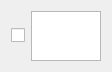
<?xml version="1.0" encoding="UTF-8"?>
<ui version="4.0">
 <class>AnswerWriteWidget</class>
 <widget class="QWidget" name="AnswerWriteWidget">
  <property name="geometry">
   <rect>
    <x>0</x>
    <y>0</y>
    <width>108</width>
    <height>68</height>
   </rect>
  </property>
  <property name="windowTitle">
   <string>Form</string>
  </property>
  <layout class="QHBoxLayout" name="horizontalLayout">
   <item>
    <widget class="QCheckBox" name="checkbox">
     <property name="text">
      <string/>
     </property>
    </widget>
   </item>
   <item>
    <widget class="QTextEdit" name="edit">
     <property name="maximumSize">
      <size>
       <width>16777215</width>
       <height>50</height>
      </size>
     </property>
     <property name="html">
      <string>&lt;!DOCTYPE HTML PUBLIC &quot;-//W3C//DTD HTML 4.0//EN&quot; &quot;http://www.w3.org/TR/REC-html40/strict.dtd&quot;&gt;
&lt;html&gt;&lt;head&gt;&lt;meta name=&quot;qrichtext&quot; content=&quot;1&quot; /&gt;&lt;style type=&quot;text/css&quot;&gt;
p, li { white-space: pre-wrap; }
&lt;/style&gt;&lt;/head&gt;&lt;body style=&quot; font-family:'MS Shell Dlg 2'; font-size:8.25pt; font-weight:400; font-style:normal;&quot;&gt;
&lt;p style=&quot;-qt-paragraph-type:empty; margin-top:0px; margin-bottom:0px; margin-left:0px; margin-right:0px; -qt-block-indent:0; text-indent:0px; font-family:'MS Shell Dlg 2';&quot;&gt;&lt;br /&gt;&lt;/p&gt;&lt;/body&gt;&lt;/html&gt;</string>
     </property>
    </widget>
   </item>
  </layout>
 </widget>
 <resources/>
 <connections/>
</ui>
